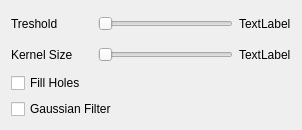
<?xml version="1.0" encoding="UTF-8"?>
<ui version="4.0">
 <class>ParametersWindow</class>
 <widget class="QWidget" name="ParametersWindow">
  <property name="geometry">
   <rect>
    <x>0</x>
    <y>0</y>
    <width>302</width>
    <height>130</height>
   </rect>
  </property>
  <property name="windowTitle">
   <string>Form</string>
  </property>
  <layout class="QVBoxLayout" name="verticalLayout_2">
   <item>
    <layout class="QVBoxLayout" name="verticalLayout">
     <item>
      <layout class="QHBoxLayout" name="horizontalLayout">
       <item>
        <widget class="QLabel" name="label">
         <property name="minimumSize">
          <size>
           <width>81</width>
           <height>0</height>
          </size>
         </property>
         <property name="text">
          <string>Treshold</string>
         </property>
        </widget>
       </item>
       <item>
        <widget class="QSlider" name="tresholdSilder">
         <property name="minimum">
          <number>1</number>
         </property>
         <property name="maximum">
          <number>255</number>
         </property>
         <property name="orientation">
          <enum>Qt::Horizontal</enum>
         </property>
        </widget>
       </item>
       <item>
        <widget class="QLabel" name="tresholdNum">
         <property name="text">
          <string>TextLabel</string>
         </property>
        </widget>
       </item>
      </layout>
     </item>
     <item>
      <layout class="QHBoxLayout" name="horizontalLayout_2">
       <item>
        <widget class="QLabel" name="label_2">
         <property name="minimumSize">
          <size>
           <width>81</width>
           <height>0</height>
          </size>
         </property>
         <property name="text">
          <string>Kernel Size</string>
         </property>
        </widget>
       </item>
       <item>
        <widget class="QSlider" name="horizontalSlider_2">
         <property name="minimum">
          <number>0</number>
         </property>
         <property name="maximum">
          <number>20</number>
         </property>
         <property name="orientation">
          <enum>Qt::Horizontal</enum>
         </property>
        </widget>
       </item>
       <item>
        <widget class="QLabel" name="kernelNum">
         <property name="text">
          <string>TextLabel</string>
         </property>
        </widget>
       </item>
      </layout>
     </item>
     <item>
      <widget class="QCheckBox" name="checkBox">
       <property name="text">
        <string>Fill Holes</string>
       </property>
      </widget>
     </item>
     <item>
      <widget class="QCheckBox" name="checkBox_2">
       <property name="text">
        <string>Gaussian Filter</string>
       </property>
      </widget>
     </item>
    </layout>
   </item>
  </layout>
 </widget>
 <resources/>
 <connections/>
</ui>
